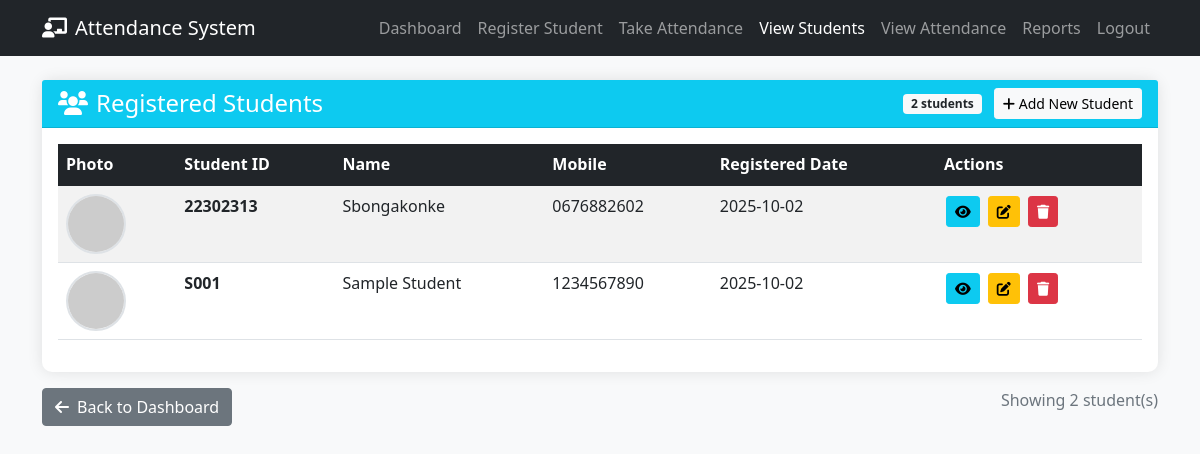
The page /view_students (signed in) on the database its author committed.
### tables this page shows
CREATE TABLE students (
            id INTEGER PRIMARY KEY AUTOINCREMENT,
            student_id TEXT UNIQUE NOT NULL, 
            name TEXT NOT NULL, 
            mobile TEXT NOT NULL, 
            password TEXT NOT NULL,
            photo_path TEXT,
            face_encoding BLOB,
            created_at TIMESTAMP DEFAULT CURRENT_TIMESTAMP
        );

### app.py (the view)
@app.route("/view_students")
@lecturer_required
def view_students():
    conn = get_db_connection()
    students = conn.execute("SELECT * FROM students ORDER BY created_at DESC").fetchall()
    conn.close()
    return render_template("view_students.html", students=students)

### app.py (called while the page is built)
def lecturer_required(f):
    @wraps(f)
    def decorated_function(*args, **kwargs):
        if "lecturer" not in session:
            flash("Lecturer access required", "warning")
            return redirect("/lecturer_login")
        return f(*args, **kwargs)
    return decorated_function

def get_db_connection():
    conn = sqlite3.connect(DB_NAME)
    conn.row_factory = sqlite3.Row
    return conn

### templates/view_students.html (shortened to what this page needs)
<!DOCTYPE html>
<html lang="en">
<head>
    <link href="https://cdn.jsdelivr.net/npm/bootstrap@5.1.3/dist/css/bootstrap.min.css" rel="stylesheet">
    <link rel="stylesheet" href="https://cdnjs.cloudflare.com/ajax/libs/font-awesome/6.0.0/css/all.min.css">
</head>
<body>
    <nav class="navbar navbar-expand-lg navbar-dark bg-dark">
        <div class="container">
            <a class="navbar-brand" href="/dashboard">
                <i class="fas fa-chalkboard-teacher me-2"></i>Attendance System
            </a>
            <div class="navbar-nav ms-auto">
                <a class="nav-link" href="/dashboard">Dashboard</a>
                <a class="nav-link" href="/register_student">Register Student</a>
                <a class="nav-link" href="/attendance">Take Attendance</a>
                <a class="nav-link active" href="/view_students">View Students</a>
                <a class="nav-link" href="/view_attendance">View Attendance</a>
                <a class="nav-link" href="/view_report">Reports</a>
                <a class="nav-link" href="/logout">Logout</a>
            </div>
        </div>
    </nav>
    <div class="container mt-4">
        <div class="row">
            <div class="col-12">
                <div class="card">
                    <div class="card-header bg-info text-white d-flex justify-content-between align-items-center">
                        <h4 class="mb-0"><i class="fas fa-users me-2"></i>Registered Students</h4>
                        <div>
                            <span class="badge bg-light text-dark me-2">{{ students|length }} students</span>
                            <a href="/register_student" class="btn btn-light btn-sm">
                                <i class="fas fa-plus"></i> Add New Student
                            </a>
                        </div>
                    </div>
                    <div class="card-body">
                        {% if students %}
                        <div class="table-responsive">
                            <table class="table table-hover table-striped">
                                <thead class="table-dark">
                                    <tr>
                                        <th>Photo</th>
                                        <th>Student ID</th>
                                        <th>Name</th>
                                        <th>Mobile</th>
                                        <th>Registered Date</th>
                                        <th>Actions</th>
                                    </tr>
                                </thead>
                                <tbody>
                                    {% for student in students %}
                                    <tr>
                                        <td>
                                            {% if student.photo_path %}
                                                <img src="{{ url_for('static', filename='uploads/' + student.photo_path.split('/')[-1]) }}"
                                                     alt="{{ student.name }}"
                                                     class="student-photo"
                                                     onerror="this.src='https://via.placeholder.com/60?text=No+Photo'">
                                            {% else %}
                                                <img src="https://via.placeholder.com/60?text=No+Photo"
                                                     alt="No Photo"
                                                     class="student-photo">
                                            {% endif %}
                                        </td>
                                        <td><strong>{{ student.student_id }}</strong></td>
                                        <td>{{ student.name }}</td>
                                        <td>{{ student.mobile }}</td>
                                        <td>
                                            {% if student.created_at %}
                                                {{ student.created_at[:10] }}
                                            {% else %}
                                                N/A
                                            {% endif %}
                                        </td>
                                        <td class="action-buttons">
                                            <a href="/student/{{ student.id }}" class="btn btn-info btn-sm" title="View Details">
                                                <i class="fas fa-eye"></i>
                                            </a>
                                            <a href="/edit_student/{{ student.id }}" class="btn btn-warning btn-sm" title="Edit Student">
                                                <i class="fas fa-edit"></i>
                                            </a>
                                            <a href="/delete_student/{{ student.id }}" class="btn btn-danger btn-sm"
                                               title="Delete Student"
                                               onclick="return confirm('Are you sure you want to delete {{ student.name }} ({{ student.student_id }})? This action cannot be undone.')">
                                                <i class="fas fa-trash"></i>
                                            </a>
                                        </td>
                                    </tr>
                                    {% endfor %}
                                </tbody>
                            </table>
                        </div>
                        {% endif %}
                    </div>
                </div>
                <div class="mt-3 d-flex justify-content-between">
                    <a href="/dashboard" class="btn btn-secondary">
                        <i class="fas fa-arrow-left me-2"></i>Back to Dashboard
                    </a>
                    {% if students %}
                    <div class="text-muted">
                        Showing {{ students|length }} student(s)
                    </div>
                    {% endif %}
                </div>
            </div>
        </div>
    </div>
</body>
</html>

### templates/view_students.html (style rules this page uses)
body { background-color: #f8f9fa; }
.card { box-shadow: 0 0 15px rgba(0,0,0,0.1); border: none; border-radius: 10px; }
.student-photo { width: 60px; height: 60px; object-fit: cover; border-radius: 50%; border: 2px solid #dee2e6; }
.action-buttons .btn { margin: 2px; padding: 0.25rem 0.5rem; }
.table th { border-top: none; font-weight: 600; }

### rows shown on the page
students: student_id "22302313", name "Sbongakonke", mobile "0676882602", created_at "2025-10-02"
students: student_id "S001", name "Sample Student", mobile "1234567890", created_at "2025-10-02"

### other values the page prints
{{ students|length }} "2"
